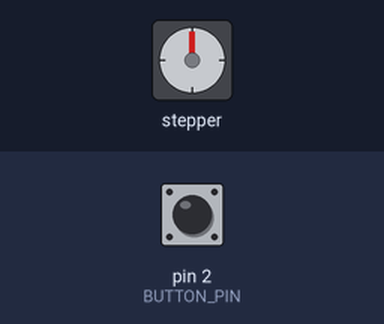
This sketch was run on a simulated Arduino Uno, built with avr-gcc and run on an emulated ATmega328P. On the bench: stepper motor. Wiring (inferred from the names in the program): stepper motor driver (200 steps per turn assumed): step pin 1; direction pin 0; enable pin 6. The test bench sets the inputs (shaded band); at power-on: pin 2 (BUTTON_PIN) HIGH.

Above: at 1.2 s.
1.3 s: pin 2 (BUTTON_PIN) pulled LOW for 0.15 s
At 2.4 s:
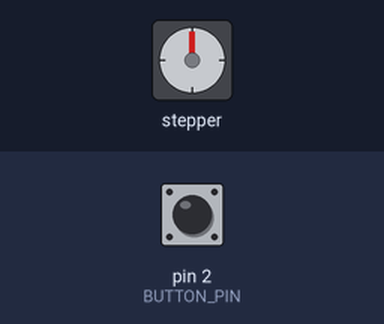
4.4 s: pin 2 (BUTTON_PIN) pulled LOW for 3.2 s
At 7.0 s:
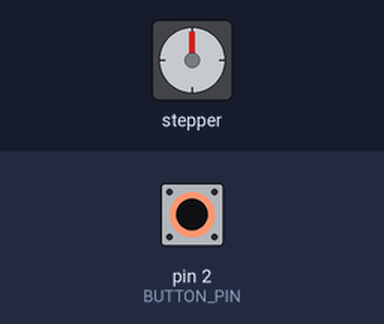
10.6 s: pin 2 (BUTTON_PIN) pulled LOW for 1 s
14.6 s: pin 2 (BUTTON_PIN) pulled LOW for 3.2 s
20.8 s: pin 2 (BUTTON_PIN) driven LOW
23.8 s: pin 2 (BUTTON_PIN) driven HIGH
Timing chart, 0 to 27.3 s (numbered marks = the images above; inputs shaded):
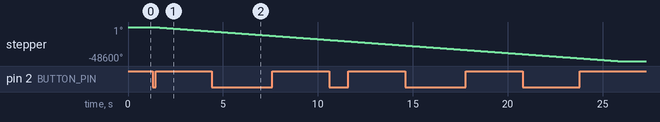

The sketch:

Motor_Cleaner_Test.ino
```cpp
//Cleaner Pins
#define DIR_PIN_CLEANER 0
#define STEP_PIN_CLEANER 1
#define BUTTON_PIN 2
#define ENABLE_PIN_CLEANER 6

// speeds
#define speed_delay_cleaner 450        // higher speed delay = lower speed

void setup(){
    // Cleaner Pin Initilization
  pinMode(DIR_PIN_CLEANER, OUTPUT);                    //Direction PIN for Stepper motor
  pinMode(STEP_PIN_CLEANER, OUTPUT);                   //Step pin for Stepper motor
  pinMode(ENABLE_PIN_CLEANER,OUTPUT);                  //Enable pin for stepper motor

  pinMode(BUTTON_PIN,INPUT);                           //Switch PIN
}
void loop(){
  int buttonState = digitalRead(BUTTON_PIN);      //Check for Switch
  if(buttonState == LOW){
    rotateCleaner(1,LOW);
  }
}

void rotateCleaner(int rotations ,int dir){

    digitalWrite(ENABLE_PIN_CLEANER,LOW);                  // Enable should be low for motor to start
    digitalWrite(DIR_PIN_CLEANER,dir);                    //Setting up direction base on function input

    int steps = rotations*200*27;                        //calculating number of steps
    // doing each stap and have a delay in between to make it slower
    for(int i=0; i < steps; i++)
    {
      digitalWrite(STEP_PIN_CLEANER, HIGH);            // one step on
      delayMicroseconds(speed_delay_cleaner);                 // delay
      digitalWrite(STEP_PIN_CLEANER, LOW);           //stop
      delayMicroseconds(speed_delay_cleaner);       //dealy
    }

  digitalWrite(ENABLE_PIN_CLEANER,HIGH);
}
```

Measured:
- after the input at 1.3 s, stepper: keeps turning counter-clockwise at about 1985°/s, starting at once
